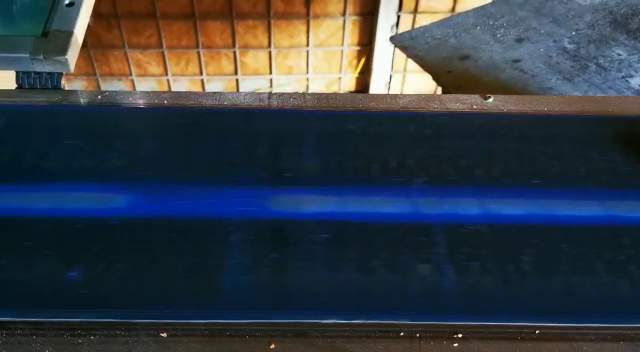
#> input picture frame 22 of VIDEO.avi, 640 x 352 px
$ python main.py
#> lines starting #> are read from the running program, lines starting #| are printed output that depends on the picture; after the words box and inside, x2 and y2 are one past the last pixel; in counts of white or black regions, pixels touching at a corner belong together
import cv2
import numpy as np
import datetime

cap = cv2.VideoCapture("VIDEO.avi")
#cap = cv2.VideoCapture("test.avi")
StructureCounter = 0
BreadCounter = 0
none, frame1 = cap.read()
#> frame1 is the input picture: shape (352, 640, 3); mean B, G, R 68.8, 59.5, 51.3
none, frame2 = cap.read()
##
def click_event(event, x, y, flags, param):
    if event == cv2.EVENT_LBUTTONDOWN:
        print(x, ', ', y)
##
point1 = (557 ,  108)
point2 = (557 ,  340)


while cap.isOpened():
    frame1 = cv2.line(frame1, point1, point2, (0, 0, 255), 2)
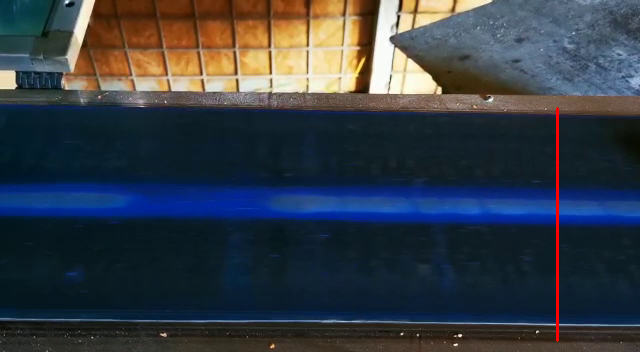
#> frame1: shape (352, 640, 3); 0.31% of pixels changed, all inside (x1, y1, x2, y2) = (556, 107, 559, 342)
    frame2 = cv2.line(frame2, point1, point2, (0, 0, 255), 2)
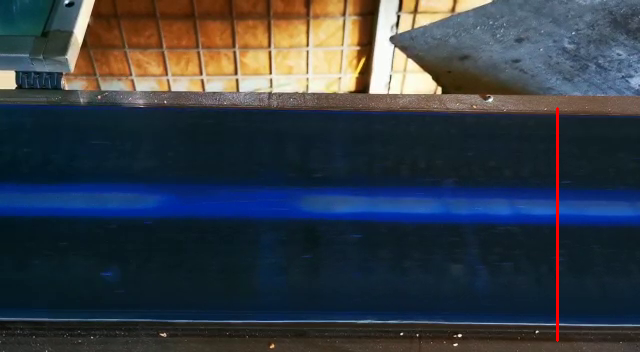
#> frame2: shape (352, 640, 3); mean B, G, R 68.7, 59.6, 52.2
    diff = cv2.absdiff(frame1, frame2)
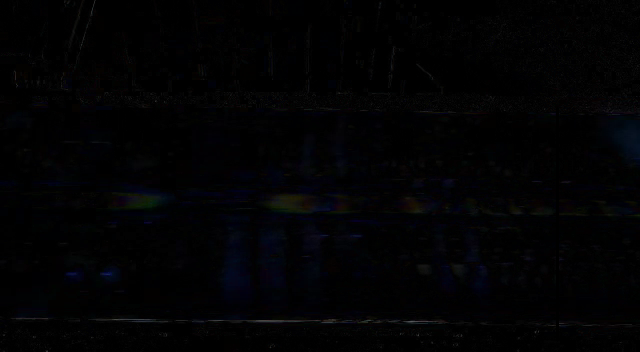
#> diff: shape (352, 640, 3); mean B, G, R 3.3, 2.1, 2
    gray = cv2.cvtColor(diff, cv2.COLOR_BGR2GRAY)
    blur = cv2.GaussianBlur(gray, (5, 5), 0)
    none, thresh = cv2.threshold(blur, 20, 255, cv2.THRESH_BINARY)
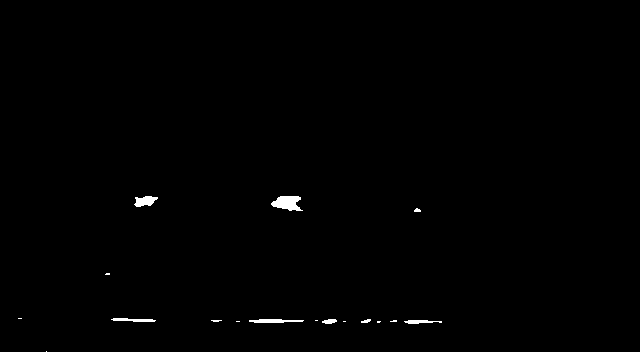
#> thresh: shape (352, 640); 0.47% white; 17 white regions (9 under 20 px), largest, box (x1, y1, x2, y2) and area: (271, 196, 303, 211) 326, (134, 196, 158, 207) 177, (249, 319, 304, 323) 162
    dilated = cv2.dilate(thresh, None, iterations = 3)
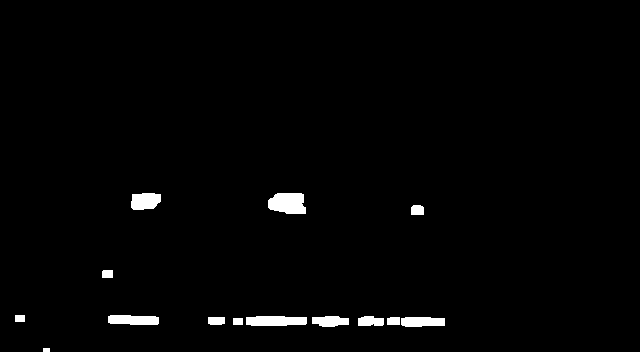
#> dilated: shape (352, 640); 1.6% white; 14 white regions
    contours, none = cv2.findContours(dilated, cv2.RETR_TREE, cv2.CHAIN_APPROX_SIMPLE)
#> contours = 14 contours, 1 with area under 20; largest, box (x1, y1, x2, y2) and area: (268, 193, 306, 214) 622, (246, 316, 307, 326) 484, (131, 193, 161, 210) 396, (108, 315, 159, 325) 395, (401, 317, 445, 327) 344; none = 14 rows, first 6: [1, -1, -1, -1], [2, 0, -1, -1], [3, 1, -1, -1], [4, 2, -1, -1], [5, 3, -1, -1], [6, 4, -1, -1]

    for contour in contours:
        (x, y, w, h) = cv2.boundingRect(contour)
        ##### DE MODIFICAT VALOAREA - (POSIBIL ADAPTIVA) 900 - test 5000 - test2 #####
        if cv2.contourArea(contour) < 15000:
            continue

        frame1 = cv2.rectangle(frame1, (x, y), (x+w, y+h), (0, 255, 0), 2)
        CentruObiectDetectat = (int((x+x+w)/2), int((y+y+h)/2))
        cv2.circle(frame1, CentruObiectDetectat, 1, (0, 0, 0), 5)

        if abs(CentruObiectDetectat[0] - point1[0]) < 60 and not StructureCounter:
            print(CentruObiectDetectat[0], ', ', point1[0])
            StructureCounter = 1
            BreadCounter = BreadCounter + 1
            print(datetime.datetime.now())
        else:
            StructureCounter = 0
#> this loop made 14 passes
#> (x, y, w, h) on passes 3, 4, 5, 6, 7, 8, 9, 11, 12, 13, 14: (401, 317, 44, 10), (387, 317, 13, 8), (208, 317, 17, 8), (358, 316, 26, 10), (312, 316, 37, 11), (246, 316, 61, 10), (108, 315, 51, 10), (102, 270, 11, 8), (411, 205, 13, 10), (268, 193, 38, 21), (131, 193, 30, 17)
#> (contour, x, y, w, h) on passes 1, 2, 10: ([[43, 348], [43, 351], [49, 351], [49, 348]], 43, 348, 7, 4), ([[233, 318], [233, 324], [242, 324], [242, 318]], 233, 318, 10, 7), ([[15, 315], [15, 321], [24, 321], [24, 315]], 15, 315, 10, 7)
#> after the loop, BreadCounter = 0

    cv2.putText(frame1, "Counter: {}".format(BreadCounter), (50, 50), cv2.FONT_HERSHEY_COMPLEX, 1,
                        (0, 255, 0), 2, 2)
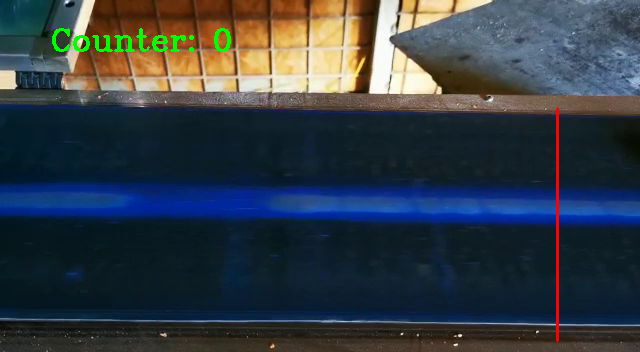
#> frame1: shape (352, 640, 3); 0.6% of pixels changed, all inside (x1, y1, x2, y2) = (52, 28, 231, 52)

    cv2.imshow("Frame", frame1)
    frame1 = frame2
    ret, frame2 = cap.read()
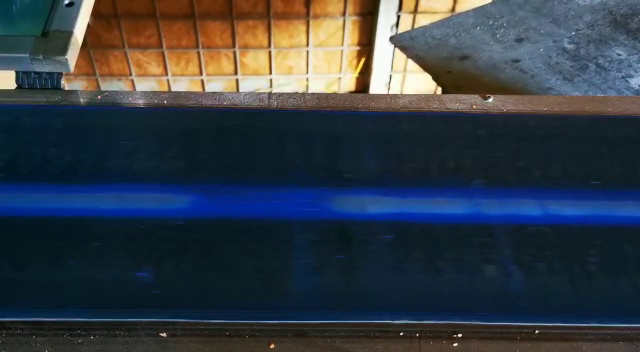
#> input picture frame 24 of VIDEO.avi, 640 x 352 px
#> frame2 is the input picture: shape (352, 640, 3); mean B, G, R 68.7, 59.8, 51.6
    ##
    cv2.setMouseCallback('Frame', click_event)
    ##
    if not ret:
        print("A aparut o eroare!")

    if cv2.waitKey(40) == 27:
#> (key Esc is pressed here)
        break

cv2.destroyAllWindows()
cap.release()

$ run again, starting later in the video
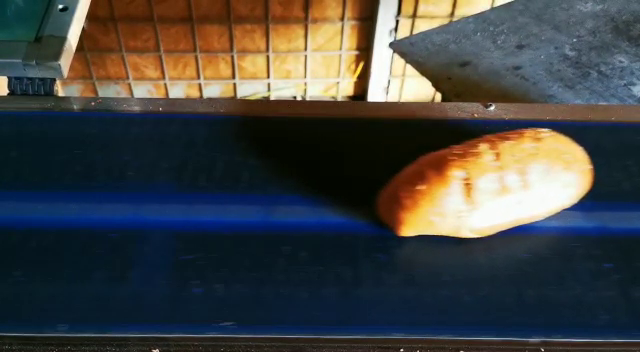
#> input picture frame 99 of VIDEO.avi, 640 x 352 px
#> frame1 is the input picture: shape (352, 640, 3); mean B, G, R 65.9, 67, 65.7
#> frame2: shape (352, 640, 3); mean B, G, R 65.1, 65.9, 65.3
#> thresh: shape (352, 640); 7.6% white; 30 white regions (13 under 20 px), largest, box (x1, y1, x2, y2) and area: (334, 127, 557, 239) 10797, (558, 127, 627, 228) 3842, (484, 211, 557, 244) 1099
#> dilated: shape (352, 640); 11.5% white; 19 white regions
#> contours = 22 contours, 2 with area under 20; largest, box (x1, y1, x2, y2) and area: (331, 124, 630, 260) 24928, (468, 142, 585, 233) 4062, (432, 100, 492, 121) 732, (216, 96, 258, 116) 666, (475, 334, 526, 344) 360; none = 22 rows, first 6: [1, -1, -1, -1], [2, 0, -1, -1], [3, 1, -1, -1], [4, 2, -1, -1], [5, 3, -1, -1], [6, 4, -1, -1]
#> the loop `for contour in contours:` made 22 passes
#> (x, y, w, h, CentruObiectDetectat, StructureCounter) on pass 13: (331, 124, 299, 136, (480, 192), 0)
#> after the loop `for contour in contours:`:
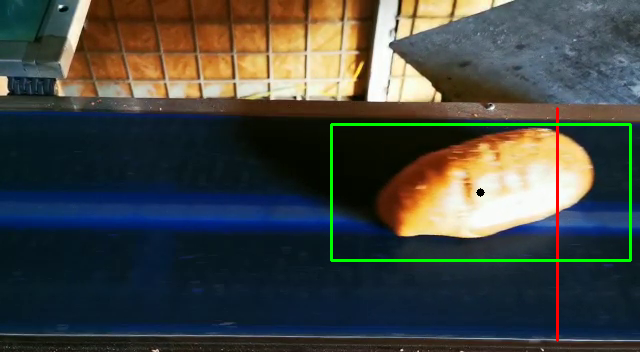
#> frame1: shape (352, 640, 3); mean B, G, R 65, 69.3, 65.9
#> after the loop `for contour in contours:`: BreadCounter = 0
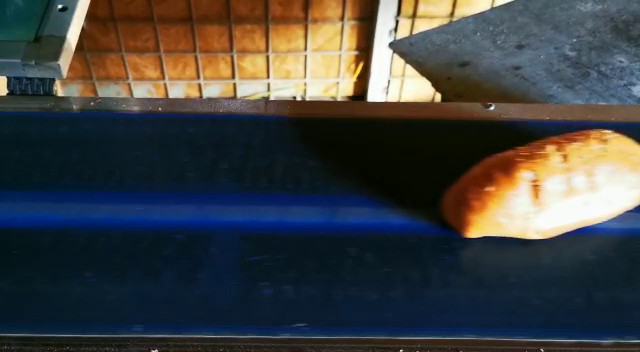
#> input picture frame 101 of VIDEO.avi, 640 x 352 px
#> frame2 is the input picture: shape (352, 640, 3); mean B, G, R 65.1, 65.2, 63.4

$ run again, starting later in the video
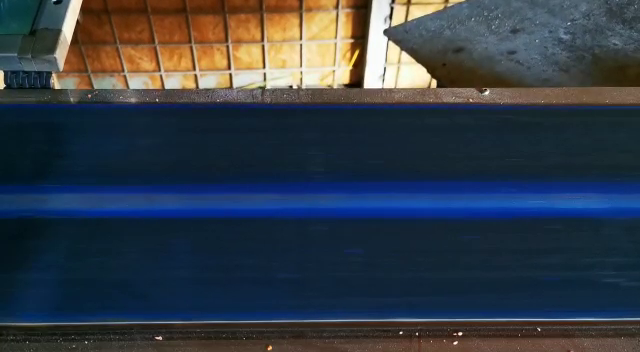
#> input picture frame 177 of VIDEO.avi, 640 x 352 px
#> frame1 is the input picture: shape (352, 640, 3); mean B, G, R 70.5, 59.8, 51
#> frame2: shape (352, 640, 3); mean B, G, R 70.1, 59.4, 51.7
#> `none, thresh = cv2.threshold(blur, 20, 255, cv2.THRESH_BINARY)`:
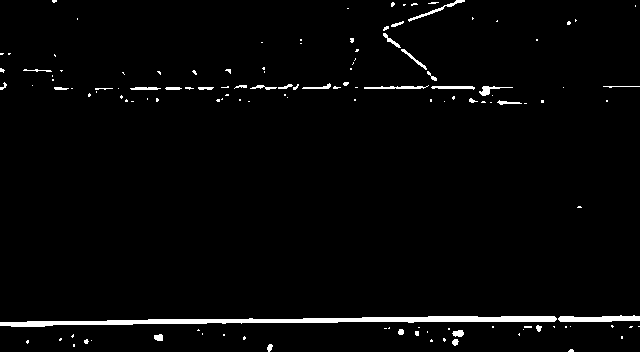
#> thresh: shape (352, 640); 2.4% white; 130 white regions (100 under 20 px), largest, box (x1, y1, x2, y2) and area: (0, 316, 557, 327) 2718, (558, 315, 640, 322) 434, (408, 0, 465, 22) 161
#> dilated: shape (352, 640); 9.1% white; 53 white regions
#> contours = 55 contours, 2 with area under 20; largest, box (x1, y1, x2, y2) and area: (0, 312, 640, 349) 7808, (213, 0, 530, 108) 4842, (127, 84, 217, 93) 693, (20, 66, 76, 93) 487, (85, 85, 137, 105) 440; none = 55 rows, first 6: [1, -1, -1, -1], [2, 0, -1, -1], [3, 1, -1, -1], [4, 2, -1, -1], [5, 3, -1, -1], [6, 4, -1, -1]
#> the loop `for contour in contours:` made 55 passes
#> (x, y, w, h) on passes 1, 2, 3, 4, 5, 7, 9, 10: (565, 346, 12, 6), (264, 341, 12, 11), (23, 337, 9, 10), (81, 336, 14, 11), (56, 335, 9, 9), (240, 333, 9, 10), (151, 331, 15, 13), (68, 331, 10, 19)
#> after the loop `for contour in contours:`: BreadCounter = 0
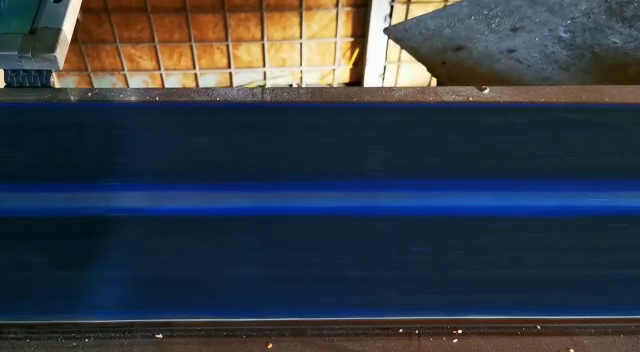
#> input picture frame 179 of VIDEO.avi, 640 x 352 px
#> frame2 is the input picture: shape (352, 640, 3); mean B, G, R 69.8, 59.4, 51.2
